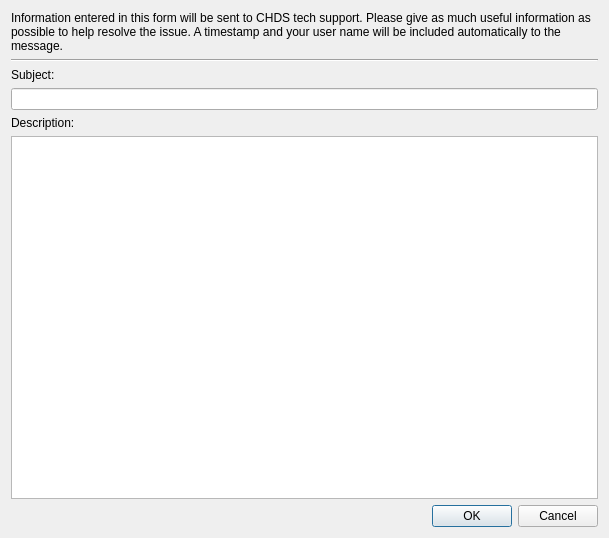
<?xml version="1.0" encoding="UTF-8"?>
<ui version="4.0">
 <class>Dialog</class>
 <widget class="QDialog" name="Dialog">
  <property name="geometry">
   <rect>
    <x>0</x>
    <y>0</y>
    <width>609</width>
    <height>538</height>
   </rect>
  </property>
  <property name="windowTitle">
   <string>Dialog</string>
  </property>
  <layout class="QVBoxLayout" name="verticalLayout">
   <item>
    <widget class="QLabel" name="label_3">
     <property name="text">
      <string>Information entered in this form will be sent to CHDS tech support. Please give as much useful information as possible to help resolve the issue. A timestamp and your user name will be included automatically to the message.</string>
     </property>
     <property name="wordWrap">
      <bool>true</bool>
     </property>
    </widget>
   </item>
   <item>
    <widget class="Line" name="line">
     <property name="orientation">
      <enum>Qt::Horizontal</enum>
     </property>
    </widget>
   </item>
   <item>
    <widget class="QLabel" name="label">
     <property name="text">
      <string>Subject:</string>
     </property>
    </widget>
   </item>
   <item>
    <widget class="QLineEdit" name="subjectLine"/>
   </item>
   <item>
    <widget class="QLabel" name="label_2">
     <property name="text">
      <string>Description:</string>
     </property>
    </widget>
   </item>
   <item>
    <widget class="QTextEdit" name="descriptionText"/>
   </item>
   <item>
    <widget class="QDialogButtonBox" name="buttonBox">
     <property name="orientation">
      <enum>Qt::Horizontal</enum>
     </property>
     <property name="standardButtons">
      <set>QDialogButtonBox::Cancel|QDialogButtonBox::Ok</set>
     </property>
    </widget>
   </item>
  </layout>
 </widget>
 <resources/>
 <connections>
  <connection>
   <sender>buttonBox</sender>
   <signal>accepted()</signal>
   <receiver>Dialog</receiver>
   <slot>accept()</slot>
   <hints>
    <hint type="sourcelabel">
     <x>248</x>
     <y>254</y>
    </hint>
    <hint type="destinationlabel">
     <x>157</x>
     <y>274</y>
    </hint>
   </hints>
  </connection>
  <connection>
   <sender>buttonBox</sender>
   <signal>rejected()</signal>
   <receiver>Dialog</receiver>
   <slot>reject()</slot>
   <hints>
    <hint type="sourcelabel">
     <x>316</x>
     <y>260</y>
    </hint>
    <hint type="destinationlabel">
     <x>286</x>
     <y>274</y>
    </hint>
   </hints>
  </connection>
 </connections>
</ui>
